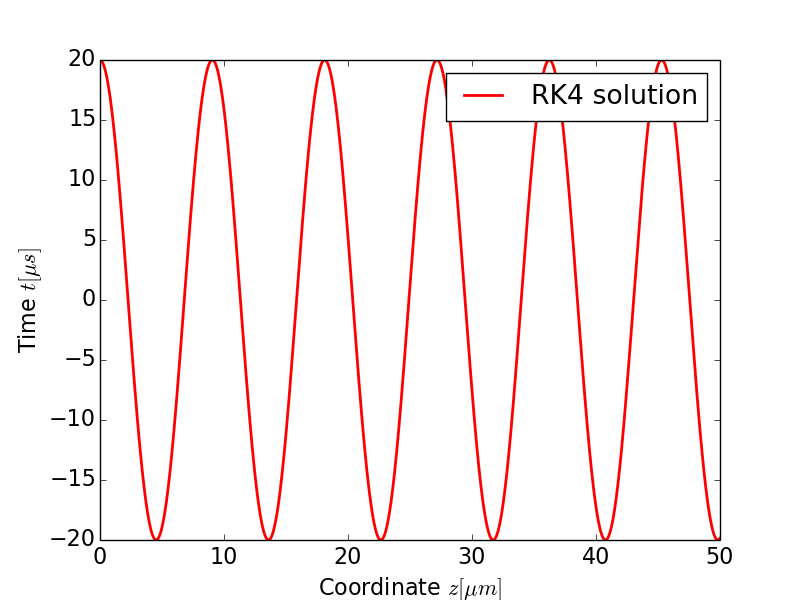

This figure's Python source:
import csv
import numpy as np
from matplotlib import pyplot as plt 

file = open("/Users/JVol/Documents/GitHub/comp-phys/project3/single_particle/z_vs_t_16k_table.csv")
type(file)
csvreader=csv.reader(file)
header = []
header = next(csvreader)
rows = []
z = []
t = []

for row in csvreader:
    rows.append(row)

for i in range(len(rows)):
    z.append(float(rows[i][0].strip()))
    t.append(float(rows[i][1].strip()))

plt.rcParams['font.size'] = '16'
plt.xlabel('Coordinate $z [ \mu m]$')
plt.ylabel('Time $t [ \mu s]$')
plt.plot(t,z, label = "RK4 solution", linewidth = 2, color = "r")
plt.legend()
plt.show()
